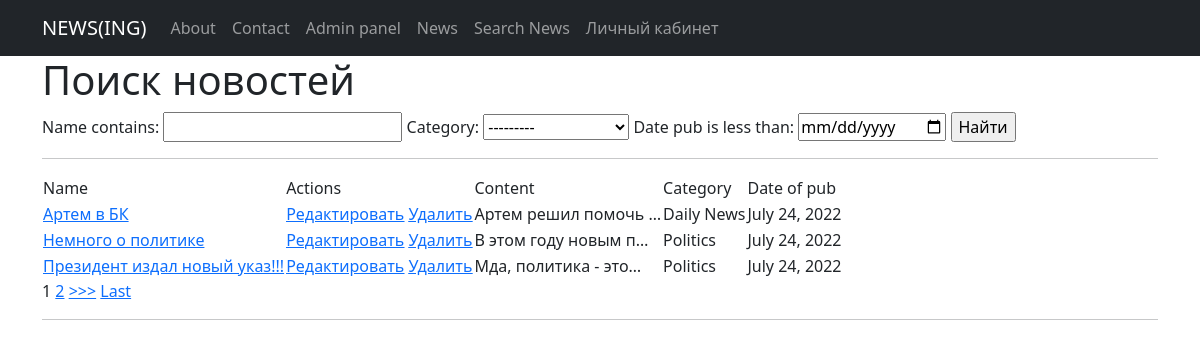
The app's page /news/search_news/ with its own data.
### News_feed_view/models.py (models this page shows, shortened)
class News(models.Model):
    name = models.CharField(
        max_length=124,
        unique=True
    )
    content = models.TextField()
    category = models.ForeignKey(
        to = 'Category',
        on_delete=models.CASCADE,
        related_name='news'
    )
    date_pub = models.DateField(auto_now=True)

class Category(models.Model):
    name = models.CharField(max_length=100, unique=True)
    def __str__(self):
        return self.name.title()

### News_feed_view/views.py (the view, shortened to what this page needs)
# urls.py: path('search_news/', SearchNews.as_view(), name = 'search_news'),
class SearchNews(ListView):
    model = News
    template_name = 'search_news.html'
    ordering = 'name'
    context_object_name = 'search_news'
    paginate_by = 3
    def get_queryset(self):
        queryset = super().get_queryset()
        return NewsSimpleFilter(self.request.GET, queryset=queryset).qs
    def get_context_data(self, **kwargs):
        context = super().get_context_data(**kwargs)
        context['filter'] = NewsSimpleFilter(self.request.GET, queryset=self.get_queryset())
        return context

### templates/search_news.html (shortened to what this page needs)
{% extends 'flatpages/default.html' %}
{% block content %}
<h1>Поиск новостей</h1>
<form method="GET">
    {{ filter.form }}
    <input type="submit" value="Найти">
</form>
<hr>
<table>
    <tr>
        <td> Name </td>
        <td> Actions </td>
        <td> Content </td>
        <td> Category </td>
        <td> Date of pub </td>
    </tr>
    {% for i in search_news %}
        <tr>
            <td> <a href="{% url 'news_detail' i.id %}"> {{i.name}} </a> </td>
            <td>
                <a href="{% url 'update_news' i.id %} "><u>Редактировать</u></a>
                <a href="{% url 'delete_news' i.id %} "><u> Удалить </u></a>
            </td>
            <td> {{ i.content|truncatechars:20 }} </td>
            <td> {{ i.category }} </td>
            <td> {{ i.date_pub }} </td>
        </tr>
    {% endfor %}
</table>
{% if is_paginated %}
    {% for num in page_obj.paginator.page_range %}
        {% if page_obj.number == num %}
            <a>{{ num }}</a>
        {% elif num > page_obj.number|add:'-3' and num < page_obj.number|add:'3' %}
            <a href="?page={{ num }}">{{ num }}</a>
        {% endif %}
    {% endfor %}
    {% if page_obj.has_next %}
        <a href="?page={{ page_obj.next_page_number }}">>>></a>
        <a href="?page={{ page_obj.paginator.num_pages }}">Last</a>
    {% endif %}
{% endif %}
<hr>
{% endblock content %}

### records on screen
News: name "Артем в БК", content "Артем решил помочь …", category "Daily News", date_pub "July 24, 2022"
News: name "Немного о политике", content "В этом году новым п…", category "Politics", date_pub "July 24, 2022"
News: name "Президент издал новый указ!!!", content "Мда, политика - это…", category "Politics", date_pub "July 24, 2022"

### other values on screen
{{ num }} "1"
{{ num }} "2"
